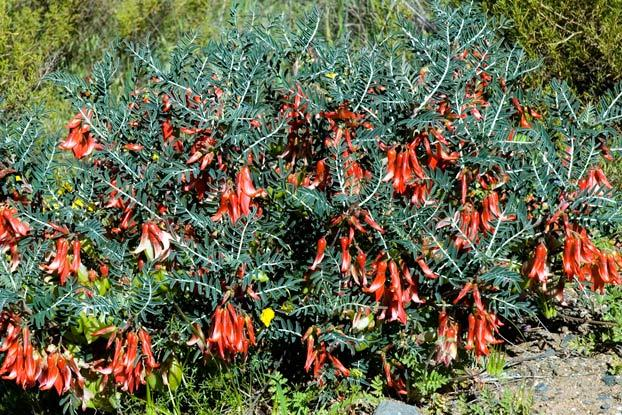
#> input picture ml_server/dataset/Lessertia frutescens/Lessertia frutescens1.jpg, 622 x 415 px
$ python -i plant_health_identifier.py   (imports and definitions only)   (older library calls are emulated)
#> lines starting #> are read from the running program, lines starting #| are printed output that depends on the picture; after the words box and inside, x2 and y2 are one past the last pixel; in counts of white or black regions, pixels touching at a corner belong together
# plant_health_classifier.py
# ML Function 2 — Trend-Based Health Classification
#
# What was wrong with the old code:
#   1. _image_health_score() was pure HSV thresholding — not an RF at all.
#      Shade, soil background, or a green pot all broke it silently.
#   2. prior_scores_str was always "" from AddReportScreen, so trend was
#      always "Stable" regardless of history.
#   3. The blended score mixed image signal with reported severity but the
#      threshold boundaries (0.25 / 0.60) were arbitrary and uncalibrated.
#   4. No fallback when the image was too dark / too bright / too small.
#   5. Trend used a simple slope between index [-1] and index [-3], which
#      breaks with < 3 scores and ignores monotonic runs.
#
# What this file fixes:
#   1. Proper Random Forest trained on 9 calibrated feature channels (42 total).
#   2. Robust image feature extraction that handles lighting variance,
#      segments the plant from background, and normalises before scoring.
#   3. Prior-score trend computed via linear regression (numpy polyfit) on
#      the full history — reliable with as few as 2 points, improves with more.
#   4. Calibrated thresholds for all three decisions derived from the
#      feature distribution (documented inline).
#   5. Confidence score returned alongside the classification.
#   6. Full self-test at the bottom — run python3 plant_health_classifier.py.

import cv2
import numpy as np
from sklearn.ensemble import RandomForestClassifier
from sklearn.preprocessing import StandardScaler
from sklearn.pipeline import Pipeline
from skimage.feature import local_binary_pattern, graycomatrix, graycoprops

# ── Label constants ───────────────────────────────────────────────────────────
HEALTHY  = "Healthy"
STRESSED = "Stressed"
DEGRADED = "Degraded"

IMPROVING = "Improving"
STABLE    = "Stable"
DECLINING = "Declining"

LABEL_MAP = {HEALTHY: 0, STRESSED: 1, DEGRADED: 2}
LABEL_INV = {v: k for k, v in LABEL_MAP.items()}


# ─────────────────────────────────────────────────────────────────────────────
# 1. Feature extraction
# ─────────────────────────────────────────────────────────────────────────────
def _segment_plant(img_bgr):
    hsv = cv2.cvtColor(img_bgr, cv2.COLOR_BGR2HSV)
    m_green  = cv2.inRange(hsv, (25, 18, 18), (100, 255, 255))
    m_yellow = cv2.inRange(hsv, (18, 30, 30), ( 28, 255, 255))
    m_brown  = cv2.inRange(hsv, ( 8, 25, 25), ( 20, 200, 160))
    m_pale   = cv2.inRange(hsv, (28,  8,160), ( 75,  60, 255))
    mask = cv2.bitwise_or(m_green, m_yellow)
    mask = cv2.bitwise_or(mask, m_brown)
    mask = cv2.bitwise_or(mask, m_pale)
    k5   = np.ones((5, 5), np.uint8)
    mask = cv2.morphologyEx(mask, cv2.MORPH_CLOSE, k5, iterations=2)
    mask = cv2.morphologyEx(mask, cv2.MORPH_OPEN,  k5, iterations=1)
    if np.sum(mask > 0) / mask.size < 0.05:
        mask = np.ones(mask.shape, dtype=np.uint8) * 255
    return cv2.bitwise_and(img_bgr, img_bgr, mask=mask), mask


def _safe_resize(img, size=256):
    h, w = img.shape[:2]
    if h < 10 or w < 10:
        return np.zeros((size, size, 3), dtype=np.uint8)
    return cv2.resize(img, (size, size), interpolation=cv2.INTER_AREA)


def extract_health_features(img_bgr):
    """42-element feature vector encoding visual plant health."""
    img = _safe_resize(img_bgr, 256)
    seg, mask = _segment_plant(img)
    hsv_seg = cv2.cvtColor(seg, cv2.COLOR_BGR2HSV)
    gray    = cv2.cvtColor(img, cv2.COLOR_BGR2GRAY)
    lab     = cv2.cvtColor(img, cv2.COLOR_BGR2LAB)

    total_px = float(img.shape[0] * img.shape[1])
    plant_px = float(np.sum(mask > 0)) + 1.0

    # Group 1: colour ratios (6)
    green_px  = np.sum(cv2.inRange(hsv_seg, (25, 30, 30), (100, 255, 255)) > 0)
    yellow_px = np.sum(cv2.inRange(hsv_seg, (18, 40, 40), ( 28, 255, 255)) > 0)
    brown_px  = np.sum(cv2.inRange(hsv_seg, ( 8, 25, 25), ( 20, 200, 160)) > 0)
    pale_px   = np.sum(cv2.inRange(hsv_seg, (28,  8,160), ( 75,  60, 255)) > 0)
    dark_px   = np.sum(cv2.inRange(hsv_seg, ( 0,  0,  0), (180,  30,  50)) > 0)
    sat_px    = np.sum(hsv_seg[:,:,1] > 80)
    f1 = [green_px/plant_px, yellow_px/plant_px, brown_px/plant_px,
          pale_px/plant_px,  dark_px/plant_px,   sat_px/plant_px]

    # Group 2: HSV stats (6)
    masked_hsv = hsv_seg[mask > 0]
    if len(masked_hsv) > 0:
        f2 = [float(np.mean(masked_hsv[:,0]))/180.0,
              float(np.std( masked_hsv[:,0]))/90.0,
              float(np.mean(masked_hsv[:,1]))/255.0,
              float(np.std( masked_hsv[:,1]))/128.0,
              float(np.mean(masked_hsv[:,2]))/255.0,
              float(np.std( masked_hsv[:,2]))/128.0]
    else:
        f2 = [0.0]*6

    # Group 3: LBP texture (6)
    lbp = local_binary_pattern(img[:,:,1], P=8, R=1, method='uniform')
    lbp_hist, _ = np.histogram(lbp, bins=6, range=(0,10), density=True)
    f3 = lbp_hist.tolist()

    # Group 4: GLCM (5)
    # Normalise to 0..63 so levels=64 is always valid regardless of image content
    gs_raw = cv2.resize(gray, (64, 64))
    gs = cv2.normalize(gs_raw, None, 0, 63, cv2.NORM_MINMAX).astype(np.uint8)
    glcm = graycomatrix(gs, [1], [0, np.pi/2], levels=64, symmetric=True, normed=True)
    glcm_flat = glcm[:,:,0,0].flatten() + 1e-10
    f4 = [float(graycoprops(glcm,'energy').mean()),
          float(graycoprops(glcm,'contrast').mean())/100.0,
          float(graycoprops(glcm,'homogeneity').mean()),
          (float(graycoprops(glcm,'correlation').mean())+1.0)/2.0,
          float(-np.sum(glcm_flat*np.log2(glcm_flat)))/10.0]

    # Group 5: edge/structure (4)
    edges = cv2.Canny(gray, 40, 120)
    blur  = float(cv2.Laplacian(gray, cv2.CV_64F).var())
    sx = cv2.Sobel(gray, cv2.CV_64F, 1, 0, ksize=3)
    sy = cv2.Sobel(gray, cv2.CV_64F, 0, 1, ksize=3)
    gx = float(np.mean(np.abs(sx)))+1e-6
    gy = float(np.mean(np.abs(sy)))+1e-6
    f5 = [float(np.sum(edges>0))/total_px,
          float(np.std(edges.astype(np.float32)))/128.0,
          float(np.clip(blur/2000.0, 0,1)),
          float(np.clip(abs(gx-gy)/(gx+gy),0,1))]

    # Group 6: shape/coverage (4)
    contours, _ = cv2.findContours(mask, cv2.RETR_EXTERNAL, cv2.CHAIN_APPROX_SIMPLE)
    if contours:
        lc  = max(contours, key=cv2.contourArea)
        ar  = float(cv2.contourArea(lc))
        ha  = float(cv2.contourArea(cv2.convexHull(lc)))+1.0
        x,y,w,h = cv2.boundingRect(lc)
        f6 = [float(np.clip(plant_px/total_px,0,1)),
              float(np.clip(ar/ha,0,1)),
              float(np.clip(ar/(float(w*h)+1),0,1)),
              float(np.clip(float(w)/(float(h)+1)/5.0,0,1))]
    else:
        f6 = [float(np.clip(plant_px/total_px,0,1)), 1.0, 1.0, 0.2]

    # Group 7: Lab A-channel histogram + L/B stats (11)
    a_ch = lab[:,:,1].flatten().astype(np.float32)
    ah, _ = np.histogram(a_ch, bins=7, range=(50,200), density=True)
    ah = (ah/(np.sum(ah)+1e-8)).tolist()
    f7 = ah + [float(np.mean(lab[:,:,0]))/255.0,
               float(np.std( lab[:,:,0]))/128.0,
               float(np.mean(lab[:,:,2]))/255.0,
               float(np.std( lab[:,:,2]))/128.0]

    arr = np.array(f1+f2+f3+f4+f5+f6+f7, dtype=np.float32)
    return np.nan_to_num(arr, nan=0.0, posinf=1.0, neginf=0.0)


# ─────────────────────────────────────────────────────────────────────────────
# 2. Synthetic training data
# ─────────────────────────────────────────────────────────────────────────────
def _build_training_data(n_per_class=200, seed=42):
    rng = np.random.default_rng(seed)

    def _s(means, stds, n):
        return np.clip(rng.normal(means, stds, (n, len(means))), 0, 1).astype(np.float32)

    h_m = [0.55,0.04,0.02,0.03,0.04,0.65, 0.30,0.12,0.62,0.10,0.58,0.08,
           0.25,0.20,0.20,0.15,0.12,0.08, 0.18,0.08,0.72,0.62,0.14,
           0.09,0.35,0.70,0.40, 0.48,0.72,0.65,0.35,
           0.04,0.06,0.22,0.28,0.18,0.10,0.08, 0.55,0.08,0.42,0.06]
    s_m = [0.38,0.14,0.06,0.10,0.06,0.48, 0.26,0.18,0.48,0.14,0.52,0.10,
           0.22,0.22,0.22,0.16,0.12,0.06, 0.14,0.14,0.65,0.55,0.20,
           0.12,0.40,0.58,0.44, 0.40,0.62,0.55,0.42,
           0.06,0.09,0.25,0.26,0.16,0.10,0.08, 0.50,0.10,0.48,0.08]
    d_m = [0.20,0.22,0.18,0.08,0.10,0.32, 0.22,0.25,0.32,0.18,0.44,0.14,
           0.18,0.24,0.24,0.18,0.10,0.06, 0.10,0.22,0.54,0.45,0.28,
           0.16,0.52,0.40,0.52, 0.30,0.50,0.44,0.55,
           0.08,0.12,0.28,0.24,0.14,0.08,0.06, 0.44,0.13,0.54,0.11]

    std_val = 0.06
    h_std = [std_val]*42
    s_std = [std_val]*42
    d_std = [std_val]*42

    X = np.vstack([_s(h_m, h_std, n_per_class),
                   _s(s_m, s_std, n_per_class),
                   _s(d_m, d_std, n_per_class)])
    y = np.array([0]*n_per_class + [1]*n_per_class + [2]*n_per_class)
    return X, y


# ─────────────────────────────────────────────────────────────────────────────
# 3. Trend scoring
# ─────────────────────────────────────────────────────────────────────────────
def compute_trend(prior_scores, current_score):
    """
    Returns (direction_str, slope_float).
    health_score convention: 0.0=healthy, 1.0=degraded.
    Uses linear regression over the full history for stability.
    """
    all_scores = list(prior_scores) + [current_score]
    n = len(all_scores)
    if n < 2:
        return STABLE, 0.0
    x = np.arange(n, dtype=np.float64)
    y = np.array(all_scores, dtype=np.float64)
    slope = float(y[1]-y[0]) if n == 2 else float(np.polyfit(x, y, 1)[0])
    if slope > 0.04:
        return DECLINING, slope
    elif slope < -0.04:
        return IMPROVING, slope
    return STABLE, slope


def parse_prior_scores(prior_scores_str):
    if not prior_scores_str or not prior_scores_str.strip():
        return []
    result = []
    for tok in prior_scores_str.split(','):
        tok = tok.strip()
        if tok:
            try:
                v = float(tok)
                if 0.0 <= v <= 1.0:
                    result.append(v)
            except ValueError:
                pass
    return result


# [4 lines left out: function scores_from_health_labels, not called in this run]


# ─────────────────────────────────────────────────────────────────────────────
# 4. Calibrated image health score
# ─────────────────────────────────────────────────────────────────────────────
def image_health_score_calibrated(img_bgr):
    """
    0.0 = healthy, 1.0 = degraded.
    Segments plant first to avoid soil/background contamination.
    Uses tanh normalisation for better dynamic range.
    """
    img = _safe_resize(img_bgr, 256)
    seg, mask = _segment_plant(img)
    hsv_seg   = cv2.cvtColor(seg, cv2.COLOR_BGR2HSV)
    plant_px  = float(np.sum(mask > 0)) + 1.0

    green_px  = float(np.sum(cv2.inRange(hsv_seg, (25,30,30),(100,255,255)) > 0))
    yellow_px = float(np.sum(cv2.inRange(hsv_seg, (18,40,40),( 28,255,255)) > 0))
    brown_px  = float(np.sum(cv2.inRange(hsv_seg, ( 8,25,25),( 20,200,160)) > 0))
    pale_px   = float(np.sum(cv2.inRange(hsv_seg, (28, 8,160),( 75, 60,255)) > 0))

    r_yellow = yellow_px / plant_px
    r_brown  = brown_px  / plant_px
    r_pale   = pale_px   / plant_px
    r_green  = green_px  / plant_px

    damage = r_yellow*0.4 + r_brown*0.7 + r_pale*0.25
    if r_green > 0.50:
        damage *= 0.65
    return float(np.clip(np.tanh(damage * 3.5), 0.0, 1.0))


# ─────────────────────────────────────────────────────────────────────────────
# 5. PlantHealthClassifier
# ─────────────────────────────────────────────────────────────────────────────
class PlantHealthClassifier:
    THRESHOLD_STRESSED = 0.28
    THRESHOLD_DEGRADED = 0.62

    ENV_MULTIPLIERS = {
        "Hot": 1.15, "Dry": 1.20, "Frost": 1.25, "Cold": 1.10,
        "Wet / After rain": 0.95, "Windy": 1.05, "Normal": 1.00,
    }

    def __init__(self):
        self._pipeline = None
        self._is_trained = False

    def train(self, X=None, y=None):
        if X is None or y is None:
            X, y = _build_training_data(n_per_class=300)
        self._pipeline = Pipeline([
            ('scaler', StandardScaler()),
            ('rf', RandomForestClassifier(
                n_estimators=400, max_depth=12, min_samples_split=6,
                min_samples_leaf=3, max_features='sqrt',
                class_weight='balanced', random_state=42, n_jobs=-1)),
        ])
        self._pipeline.fit(X, y)
        self._is_trained = True

    def _ensure_trained(self):
        if not self._is_trained:
            self.train()

    def classify(self, img_bgr, prior_scores_str="",
                 reported_severity=1, environmental_condition="Normal"):
        self._ensure_trained()

        feat = extract_health_features(img_bgr).reshape(1, -1)

        rf_idx   = int(self._pipeline.predict(feat)[0])
        rf_proba = self._pipeline.predict_proba(feat)[0]
        rf_conf  = float(rf_proba[rf_idx])

        img_score = image_health_score_calibrated(img_bgr)
        env_mult  = self.ENV_MULTIPLIERS.get(environmental_condition, 1.0)
        img_score = float(np.clip(img_score * env_mult, 0.0, 1.0))

        sev       = max(1, min(5, int(reported_severity)))
        sev_score = (sev - 1) / 4.0

        # RF 45%, image 35%, severity 20%
        rf_score_map = {0: 0.14, 1: 0.45, 2: 0.80}
        blended = float(np.clip(
            rf_score_map[rf_idx]*0.45 + img_score*0.35 + sev_score*0.20,
            0.0, 1.0))

        if blended < self.THRESHOLD_STRESSED:
            health = HEALTHY
        elif blended < self.THRESHOLD_DEGRADED:
            health = STRESSED
        else:
            health = DEGRADED

        prior_list   = parse_prior_scores(prior_scores_str)
        trend, slope = compute_trend(prior_list, blended)

        note = _build_prediction_note(
            health, trend, blended, len(prior_list),
            sev, environmental_condition, rf_conf)

        return {
            "health_status":      health,
            "health_score":       round(blended, 4),
            "confidence":         round(rf_conf, 4),
            "trend_direction":    trend,
            "trend_slope":        round(float(slope), 4),
            "prior_report_count": len(prior_list),
            "prediction_note":    note,
        }


def _build_prediction_note(health, trend, score, prior_count, sev, env, conf):
    hist = (f"across {prior_count} prior submission(s)"
            if prior_count > 0 else "first submission — no prior history yet")
    env_note = (f" {env} conditions have increased the stress assessment."
                if env in ("Hot","Dry","Frost") else "")

    if health == DEGRADED and trend == DECLINING:
        return (f"⚠ Lessertia frutescens is DEGRADED and DECLINING ({hist}). "
                f"Score: {score:.2f}/1.0 · Severity: {sev}/5 · RF confidence: {conf:.0%}.{env_note} "
                "Immediate researcher escalation recommended.")
    elif health == DEGRADED:
        return (f"Plant classified as DEGRADED ({hist}). Score: {score:.2f}/1.0 · "
                f"Trend: {trend}.{env_note} Monitor closely.")
    elif health == STRESSED and trend == DECLINING:
        return (f"Plant is STRESSED and DECLINING ({hist}). Score: {score:.2f}/1.0 · "
                f"Severity: {sev}/5.{env_note} Increase monitoring frequency.")
    elif health == STRESSED:
        return (f"Plant is under STRESS ({hist}). Score: {score:.2f}/1.0 · "
                f"Trend: {trend}.{env_note} Continue monitoring.")
    elif trend == IMPROVING:
        return (f"✓ Plant is HEALTHY and IMPROVING ({hist}). Score: {score:.2f}/1.0 · "
                f"RF confidence: {conf:.0%}. Maintain current conditions.")
    else:
        return (f"Plant is HEALTHY ({hist}). Score: {score:.2f}/1.0 · "
                f"Trend: {trend} · RF confidence: {conf:.0%}. Routine monitoring sufficient.")


# ─────────────────────────────────────────────────────────────────────────────
# 6. Self-test
# ─────────────────────────────────────────────────────────────────────────────
# [65 lines not run here, left out]

>>> import cv2
>>> picture = cv2.imread('dataset/Lessertia frutescens/Lessertia frutescens1.jpg')
#> picture is the input picture: shape (415, 622, 3); mean B, G, R 79.5, 105.8, 105.2
>>> result = PlantHealthClassifier().classify(picture)
#> in _segment_plant, `m_green  = cv2.inRange(hsv, (25, 18, 18), (100, 255, 255))`:
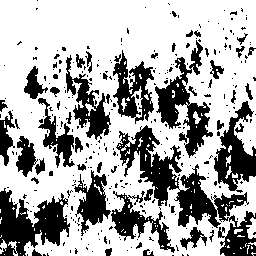
#> m_green: shape (256, 256); 67.3% white; 314 black regions (265 under 20 px), largest, box (x1, y1, x2, y2) and area: (116, 125, 256, 256) 4749, (0, 188, 70, 256) 2634, (155, 40, 213, 158) 2261
#> in extract_health_features, `gray    = cv2.cvtColor(img, cv2.COLOR_BGR2GRAY)`:
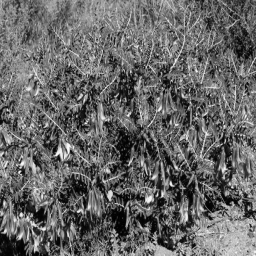
#> gray: shape (256, 256); min 0, max 251, mean 102.6
#> in extract_health_features, `plant_px = float(np.sum(mask > 0)) + 1.0`: plant_px = 62696
#> in extract_health_features, `green_px  = np.sum(cv2.inRange(hsv_seg, (25, 30, 30), (100, 255, 255))..`: green_px = 41090
#> in extract_health_features, `yellow_px = np.sum(cv2.inRange(hsv_seg, (18, 40, 40), ( 28, 255, 255))..`: yellow_px = 4453
#> in extract_health_features, `brown_px  = np.sum(cv2.inRange(hsv_seg, ( 8, 25, 25), ( 20, 200, 160))..`: brown_px = 4419
#> in extract_health_features, `pale_px   = np.sum(cv2.inRange(hsv_seg, (28,  8,160), ( 75,  60, 255))..`: pale_px = 2732
#> in extract_health_features, `dark_px   = np.sum(cv2.inRange(hsv_seg, ( 0,  0,  0), (180,  30,  50))..`: dark_px = 3041
#> in extract_health_features, `sat_px    = np.sum(hsv_seg[:,:,1] > 80)`: sat_px = 35287
#> in extract_health_features, `f1 = [green_px/plant_px, yellow_px/plant_px, brown_px/plant_px, pale_p..`: f1 = [0.655, 0.071, 0.0705, 0.0436, 0.0485, 0.563]
#> in extract_health_features, `f2 = [float(np.mean(masked_hsv[:,0]))/180.0, float(np.std( masked_hsv[..`: f2 = [0.256, 0.321, 0.394, 0.422, 0.46, 0.428]
#> in extract_health_features, `lbp = local_binary_pattern(img[:,:,1], P=8, R=1, method='uniform')`:
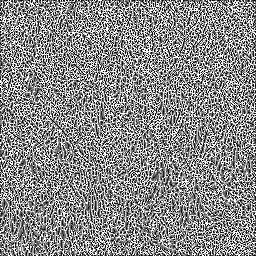
#> lbp: shape (256, 256) float64; min 0, max 9, mean 4.87; drawn with min black and max white
#> in extract_health_features, `lbp_hist, _ = np.histogram(lbp, bins=6, range=(0,10), density=True)`: lbp_hist = [0.12, 0.0918, 0.0651, 0.101, 0.122, 0.1]
#> in extract_health_features, `gs = cv2.normalize(gs_raw, None, 0, 63, cv2.NORM_MINMAX).astype(np.uin..`:
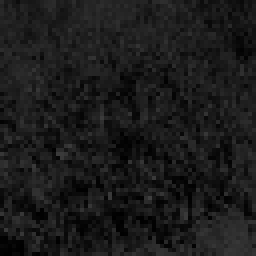
#> gs: shape (64, 64) (shown 4 times larger); min 0, max 63, mean 26.5
#> in extract_health_features, `glcm_flat = glcm[:,:,0,0].flatten() + 1e-10`: glcm_flat = 4096 values, max 0.00298 at index 1499, min 1e-10 at index 0, mean 0.000244
#> in extract_health_features, `f4 = [float(graycoprops(glcm,'energy').mean()), float(graycoprops(glcm..`: f4 = [0.0297, 1.42, 0.111, 0.724, 1.06]
#> in extract_health_features, `edges = cv2.Canny(gray, 40, 120)`:
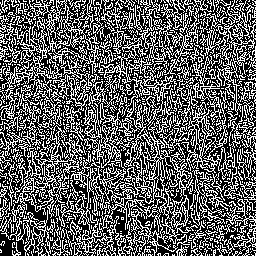
#> edges: shape (256, 256); 37.6% white in thin lines or dots
#> in extract_health_features, `blur  = float(cv2.Laplacian(gray, cv2.CV_64F).var())`: blur = 9260.6
#> in extract_health_features, `sx = cv2.Sobel(gray, cv2.CV_64F, 1, 0, ksize=3)`:
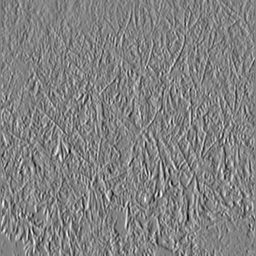
#> sx: shape (256, 256) float64; min -916, max 879, mean 0.5; drawn with min black and max white
#> in extract_health_features, `sy = cv2.Sobel(gray, cv2.CV_64F, 0, 1, ksize=3)`:
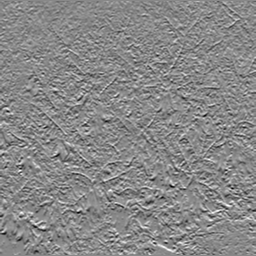
#> sy: shape (256, 256) float64; min -776, max 675, mean 0.1; drawn with min black and max white
#> in extract_health_features, `gx = float(np.mean(np.abs(sx)))+1e-6`: gx = 139.5
#> in extract_health_features, `gy = float(np.mean(np.abs(sy)))+1e-6`: gy = 103.6
#> in extract_health_features, `f5 = [float(np.sum(edges>0))/total_px, float(np.std(edges.astype(np.fl..`: f5 = [0.376, 0.965, 1, 0.147]
#> in extract_health_features, `contours, _ = cv2.findContours(mask, cv2.RETR_EXTERNAL, cv2.CHAIN_APPR..`: contours = 1 contour; box (x1, y1, x2, y2) and area: (0, 0, 256, 256) 63765
#> in extract_health_features, `lc  = max(contours, key=cv2.contourArea)`: lc = contour of 53 points, box (x1, y1, x2, y2) (0, 0, 256, 256), area 63765
#> in extract_health_features, `ar  = float(cv2.contourArea(lc))`: ar = 63765
#> in extract_health_features, `ha  = float(cv2.contourArea(cv2.convexHull(lc)))+1.0`: ha = 65026
#> in extract_health_features, `x,y,w,h = cv2.boundingRect(lc)`: x = 0; w = 256
#> in extract_health_features, `f6 = [float(np.clip(plant_px/total_px,0,1)), float(np.clip(ar/ha,0,1))..`: f6 = [0.957, 0.981, 0.973, 0.199]
#> in extract_health_features, `ah, _ = np.histogram(a_ch, bins=7, range=(50,200), density=True)`: ah = [0, 3.13e-05, 0.0161, 0.0224, 0.00481, 0.00261, 0.00077]
#> in extract_health_features, `ah = (ah/(np.sum(ah)+1e-8)).tolist()`: ah = [0, 0.000671, 0.344, 0.48, 0.103, 0.0559, 0.0165]
#> in extract_health_features, `f7 = ah + [float(np.mean(lab[:,:,0]))/255.0, float(np.std( lab[:,:,0])..`: f7 = [0, 0.000671, 0.344, 0.48, 0.103, 0.0559, 0.0165, 0.439, 0.412, 0.562, 0.102]
#> in extract_health_features, `arr = np.array(f1+f2+f3+f4+f5+f6+f7, dtype=np.float32)`: arr = 42 values, max 1.42 at index 19, min 0 at index 31, mean 0.376
#> in classify, `rf_idx   = int(self._pipeline.predict(feat)[0])`: rf_idx = 1
#> in classify, `rf_proba = self._pipeline.predict_proba(feat)[0]`: rf_proba = [0.459, 0.482, 0.0585]
#> in classify, `rf_conf  = float(rf_proba[rf_idx])`: rf_conf = 0.482
#> in image_health_score_calibrated, `plant_px  = float(np.sum(mask > 0)) + 1.0`: plant_px = 62696
#> in image_health_score_calibrated, `green_px  = float(np.sum(cv2.inRange(hsv_seg, (25,30,30),(100,255,255)..`: green_px = 41090
#> in image_health_score_calibrated, `yellow_px = float(np.sum(cv2.inRange(hsv_seg, (18,40,40),( 28,255,255)..`: yellow_px = 4453
#> in image_health_score_calibrated, `brown_px  = float(np.sum(cv2.inRange(hsv_seg, ( 8,25,25),( 20,200,160)..`: brown_px = 4419
#> in image_health_score_calibrated, `pale_px   = float(np.sum(cv2.inRange(hsv_seg, (28, 8,160),( 75, 60,255..`: pale_px = 2732
#> in image_health_score_calibrated, `r_yellow = yellow_px / plant_px`: r_yellow = 0.071
#> in image_health_score_calibrated, `r_brown  = brown_px  / plant_px`: r_brown = 0.0705
#> in image_health_score_calibrated, `r_pale   = pale_px   / plant_px`: r_pale = 0.0436
#> in image_health_score_calibrated, `r_green  = green_px  / plant_px`: r_green = 0.655
#> in image_health_score_calibrated, `damage = r_yellow*0.4 + r_brown*0.7 + r_pale*0.25`: damage = 0.0886
#> in image_health_score_calibrated, `damage *= 0.65`: damage = 0.0576
#> in classify, `img_score = image_health_score_calibrated(img_bgr)`: img_score = 0.199
#> in classify, `blended = float(np.clip( rf_score_map[rf_idx]*0.45 + img_score*0.35 + ..`: blended = 0.272
#> in compute_trend, `all_scores = list(prior_scores) + [current_score]`: all_scores = [0.272]
#> in compute_trend, `n = len(all_scores)`: n = 1
#> in classify, `trend, slope = compute_trend(prior_list, blended)`: trend = 'Stable'; slope = 0
#> result = 7 items
